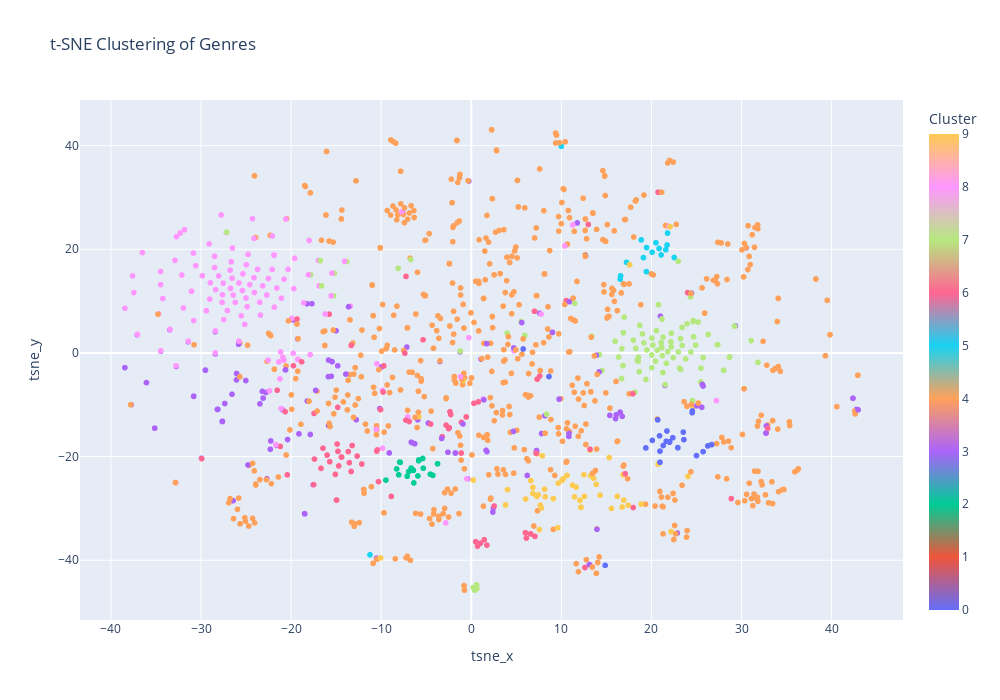

Notebook cell for this chart:
### Markdown cell above
### Here I am using t-SNE to do clustering of genres and plotting on an interactive plot (mostly because it is cool and colorful but I can see this being useful in a later stage of my project - which is grouping songs with sentiments). I can see one cluster being all over the place (in red, cluster 1) so I am also inspired to explore that more at another time - what songs are in that genre/cluster subset?

### Code cell
import pandas as pd
from sklearn.feature_extraction.text import TfidfVectorizer
from sklearn.manifold import TSNE
from sklearn.cluster import KMeans
import plotly.express as px

df = genres[['Genre']]

# Convert genre names into numerical representations using TF-IDF
vectorizer = TfidfVectorizer()
X = vectorizer.fit_transform(df['Genre'])

# Apply t-SNE to reduce the dimensionality to 2D for visualization
n_samples = df.shape[0]
perplexity = min(n_samples - 1, 30)

tsne = TSNE(n_components=2, random_state=42, perplexity=perplexity)
df[['tsne_x', 'tsne_y']] = tsne.fit_transform(X.toarray())

# Apply KMeans clustering to group the genres
n_clusters = min(n_samples, 10)
kmeans = KMeans(n_clusters=n_clusters, random_state=42)
df['cluster'] = kmeans.fit_predict(X)

# Create an interactive scatter plot using Plotly
fig = px.scatter(
    df,
    x='tsne_x',
    y='tsne_y',
    color='cluster',
    hover_name='Genre',
    color_continuous_scale=px.colors.qualitative.Plotly,
    labels={'cluster': 'Cluster'},
    title='t-SNE Clustering of Genres'
)

# Customize layout to make the plot larger
fig.update_layout(
    width=1000,
    height=700,
    legend_title='Cluster',
    legend=dict(
        x=1,
        y=0.5,
        traceorder='normal',
        orientation='v'
    )
)

fig.show()

### Figure 1 — Plotly figure (JSON) as saved in the notebook; plotly's stock layout.template omitted (floating-point values rounded to 4 significant figures; data arrays with more than 128 entries replaced by an {"elided": "..."} marker saying what was removed)
{"data": [{"hovertemplate": "<b>%{hovertext}</b><br><br>tsne_x=%{x}<br>tsne_y=%{y}<br>Cluster=%{marker.color}<extra></extra>", "hovertext": {"elided": "1412 str values"}, "legendgroup": "", "marker": {"color": {"elided": "1412 int values"}, "coloraxis": "coloraxis", "symbol": "circle"}, "mode": "markers", "name": "", "showlegend": false, "type": "scattergl", "x": {"elided": "1412 float values"}, "xaxis": "x", "y": {"elided": "1412 float values"}, "yaxis": "y"}], "layout": {"coloraxis": {"colorbar": {"title": {"text": "Cluster"}}, "colorscale": [[0, "#636EFA"], [0.1111, "#EF553B"], [0.2222, "#00CC96"], [0.3333, "#AB63FA"], [0.4444, "#FFA15A"], [0.5556, "#19D3F3"], [0.6667, "#FF6692"], [0.7778, "#B6E880"], [0.8889, "#FF97FF"], [1, "#FECB52"]]}, "height": 700, "legend": {"orientation": "v", "title": {"text": "Cluster"}, "tracegroupgap": 0, "traceorder": "normal", "x": 1, "y": 0.5}, "title": {"text": "t-SNE Clustering of Genres"}, "width": 1000, "xaxis": {"anchor": "y", "domain": [0, 1], "title": {"text": "tsne_x"}}, "yaxis": {"anchor": "x", "domain": [0, 1], "title": {"text": "tsne_y"}}}}
